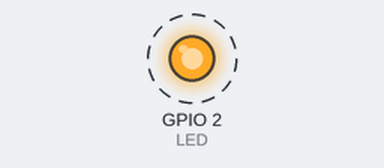
The program below on a simulated ESP32. Shown: output pins drawn as LEDs (lit = HIGH). Dashed ring = blinking. What the program prints to the serial monitor is not drawn.

Above: at 0.7 s.
Timing chart, 0 to 3.5 s (numbered marks = the images above):
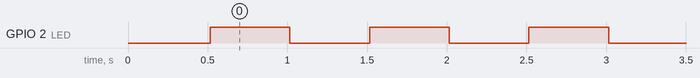

Measured:
- by itself, GPIO 2 (LED): alternates HIGH for 0.50 s and LOW for 0.50 s

The program:

main.cpp
```cpp
#include <Arduino.h>

// ── Handles de tareas ──────────────────────────────────
TaskHandle_t hTaskSensor = NULL;
TaskHandle_t hTaskDisplay = NULL;
TaskHandle_t hTaskHeartbeat = NULL;

// ── Tarea 1: lectura de sensor (core 1, prioridad 2) ───
void taskSensor(void* param) {
    Serial.printf("[Sensor]    Core %d  Prio %d\n", xPortGetCoreID(), uxTaskPriorityGet(NULL));
    uint32_t count = 0;
    for (;;) {
        // Simular lectura de sensor (200 ms)
        Serial.printf("[Sensor]    Lectura #%u\n", ++count);
        vTaskDelay(pdMS_TO_TICKS(200));
    }
}

// ── Tarea 2: actualizar display (core 1, prioridad 1) ──
void taskDisplay(void* param) {
    Serial.printf("[Display]   Core %d  Prio %d\n", xPortGetCoreID(), uxTaskPriorityGet(NULL));
    for (;;) {
        Serial.println("[Display]   Actualizando pantalla...");
        vTaskDelay(pdMS_TO_TICKS(500));
    }
}

// ── Tarea 3: LED heartbeat (core 0, prioridad 1) ───────
void taskHeartbeat(void* param) {
    Serial.printf("[Heartbeat] Core %d  Prio %d\n", xPortGetCoreID(), uxTaskPriorityGet(NULL));
    const int LED = 2;
    pinMode(LED, OUTPUT);
    for (;;) {
        Serial.println("[Heartbeat] LED toggled");
        digitalWrite(LED, !digitalRead(LED));
        vTaskDelay(pdMS_TO_TICKS(500));
    }
}

void setup() {
    Serial.begin(115200);
    vTaskDelay(pdMS_TO_TICKS(500));
    Serial.println("=== FreeRTOS ESP32 ===");

    //                      funcion        nombre      stack param  prio  handle     core
    xTaskCreatePinnedToCore(taskSensor,    "Sensor",    4096, NULL, 2, &hTaskSensor,    1);
    xTaskCreatePinnedToCore(taskDisplay,   "Display",   4096, NULL, 1, &hTaskDisplay,   1);
    xTaskCreatePinnedToCore(taskHeartbeat, "Heartbeat", 2048, NULL, 1, &hTaskHeartbeat, 0);

    Serial.println("Tareas creadas. loop() corre en core 1 prio 1.");
}

// loop() en ESP32-Arduino ES una tarea FreeRTOS en core 1
void loop() {
    // Imprimir estado de tareas cada 3 segundos
    static uint32_t last = 0;
    if (millis() - last > 3000) {
        last = millis();
        Serial.printf("[loop]      Stack libre Sensor: %u  Display: %u\n",
                      uxTaskGetStackHighWaterMark(hTaskSensor),
                      uxTaskGetStackHighWaterMark(hTaskDisplay));
    }
    vTaskDelay(pdMS_TO_TICKS(10));
}
```
